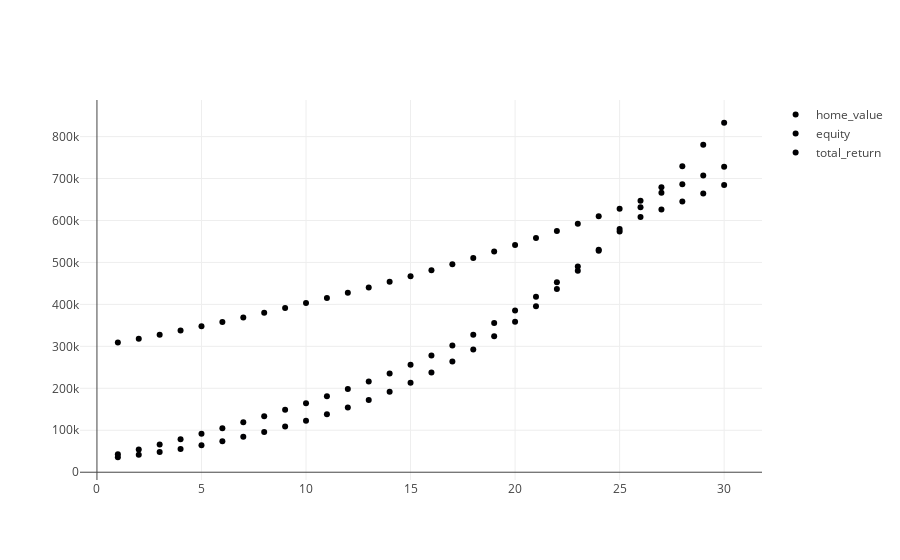

The code cell stored with this chart in its notebook:
### Code cell
home_value_chart(yearly_df)
